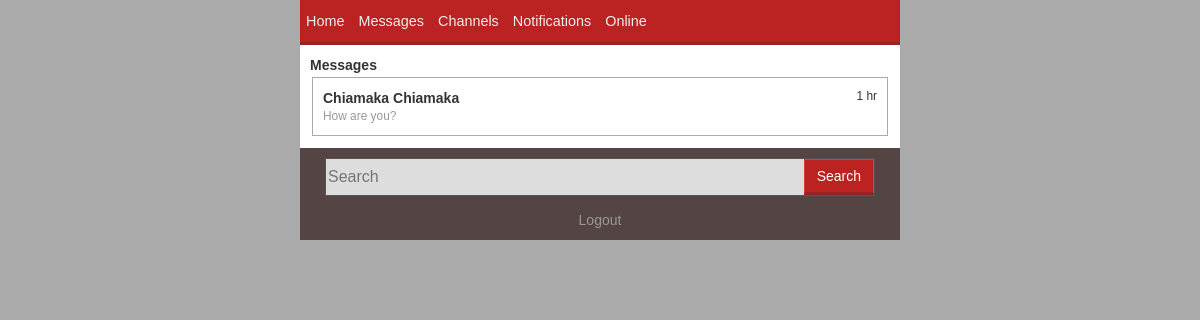
The app's page /mobile/messages.php (signed in) with its own data.
### tables this page shows
CREATE TABLE `messages` (
  `messageid` int(255) NOT NULL,
  `sender` varchar(100) DEFAULT NULL,
  `message` varchar(500) DEFAULT NULL,
  `receiver` varchar(100) DEFAULT NULL,
  `stamp` timestamp NULL DEFAULT CURRENT_TIMESTAMP ON UPDATE CURRENT_TIMESTAMP,
  `read` tinyint(2) DEFAULT NULL,
  `time` varchar(100) DEFAULT NULL
);

CREATE TABLE `users` (
  `userid` int(255) NOT NULL,
  `firstname` varchar(50) NOT NULL,
  `lastname` varchar(50) DEFAULT NULL,
  `phone` varchar(15) DEFAULT NULL,
  `email` varchar(100) DEFAULT NULL,
  `department` varchar(60) DEFAULT NULL,
  `level` varchar(10) DEFAULT '100?',
  `sex` varchar(13) DEFAULT NULL,
  `username` varchar(100) DEFAULT NULL,
  `month` varchar(15) DEFAULT NULL,
  `year` int(4) DEFAULT NULL,
  `day` int(2) DEFAULT NULL
);

### includes/functions.inc (called while the page is built, shortened)
<?php
	function short_past($time)
	{
		$timediff = time()-$time;
		$months = intval($timediff/2592000);
		$remain= $timediff%2592000;
		$weeks = intval($remain/604800);
		$remain= $remain%604800;
		$days = intval($remain/86400);
		$remain= $remain%86400;
		$hours = intval($remain/3600);
		$remain = $remain % 3600;
		$mins = intval($remain/60);
		$secs = $remain%60;
		if($secs>=0)
		{
			$ec = $secs."secs";
		}
		if($mins>=0)
		{
			$ec = $mins." min ";
		}
		if($hours>0)
		{
			$ec = $hours." hr";
		}
			return $ec;
	}
	function get_name($other)
	{
		global $connection;
		$sql = "SELECT firstname,lastname FROM users WHERE username='$other'";
		$query = $connection->query($sql);
		$query->setFetchMode(PDO::FETCH_ASSOC);
		foreach ($query as $e) {
			return ucwords("$e[firstname] $e[lastname]");
		}
	}
?>

### mobile/messages.php (the view, shortened to what this page needs)
<?php
	include '../includes/functions.inc';
	include 'includes/header.inc';
	include 'includes/nav.inc';
	$size = 10;
	$page = isset($_GET['page']) ? sanitize($_GET['page']) : 1;
	$start = ($page-1)*$size;
?>
	<div style='background:#fff'>
	  <div style='padding:10px'>
		<b>Messages</b><br />
		<?php
			$sql = "SELECT * FROM `messages` WHERE `sender` = '$_SESSION[user]' OR `receiver` = '$_SESSION[user]' ORDER BY stamp DESC LIMIT $start,$size";
			$query = $connection->query($sql); $query->setFetchMode(PDO::FETCH_ASSOC);
			foreach($query as $r)
			{
				$bg = '#fff';
				$name = $r['sender'];
				if($name == $_SESSION['user'])
				{
					$name = $r['receiver'];
				}
				echo "<a href='conversation.php?id=$r[messageid]'><div style='background:$bg;padding:10px;margin:2px;border:1px solid #aaa;color:#333'>
				<small class='pull-right'>".short_past($r['time'])."</small>
				<b>".get_name($name)."</b> <br ><small class='text-muted'>".substr($r['message'],0,50)."</small></div></a>";
			}
		?>
	  </div>
	</div>
<?php
	include 'includes/footer.inc';
?>

### mobile/css/styles.css (style rules this page uses)
* { font-family:arial; }

### mobile/includes/header.inc (style rules this page uses)
* { font-family: "lucida grande",tahoma,verdana,arial,sans-serif; }

### records on screen
messages: time "1 hr", receiver.lastname "Chiamaka Chiamaka", message "How are you?"
